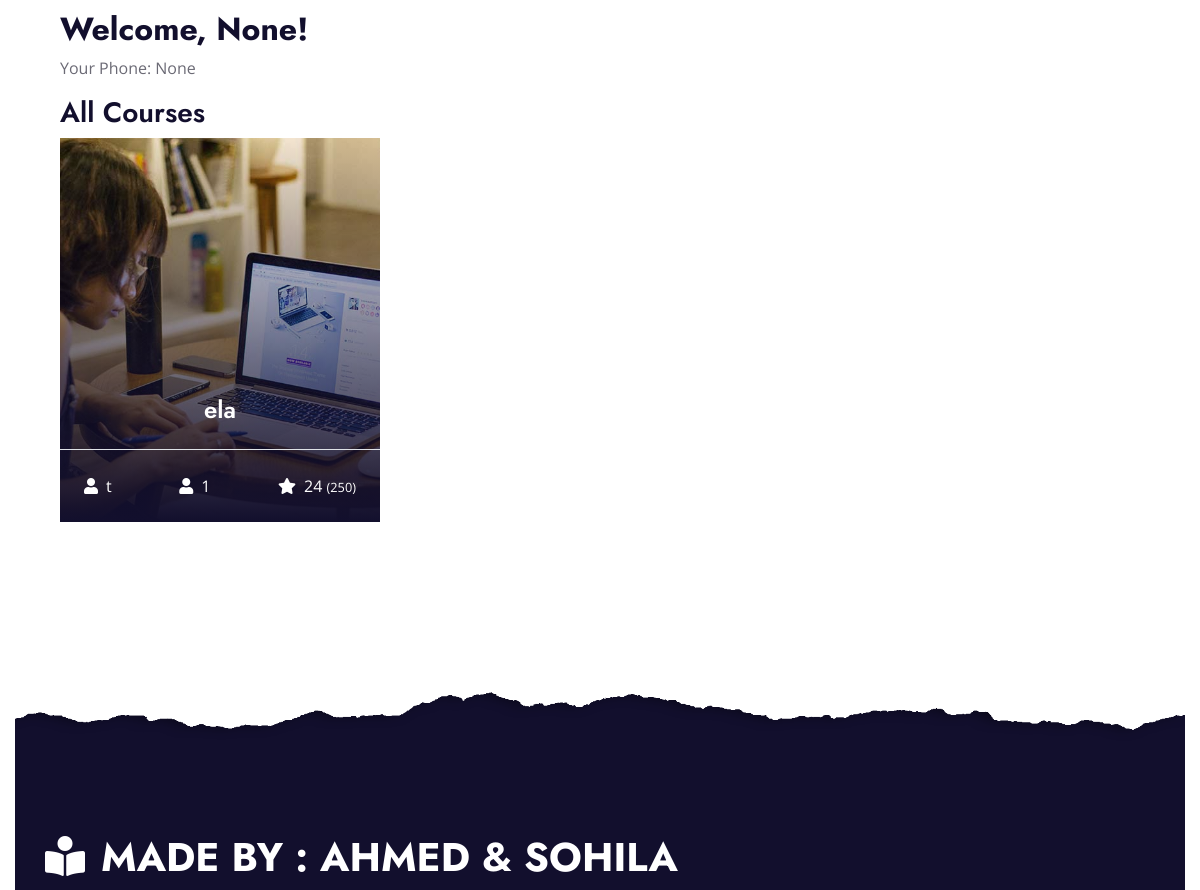
/course (middle part), run on an earlier commit of the app's database.
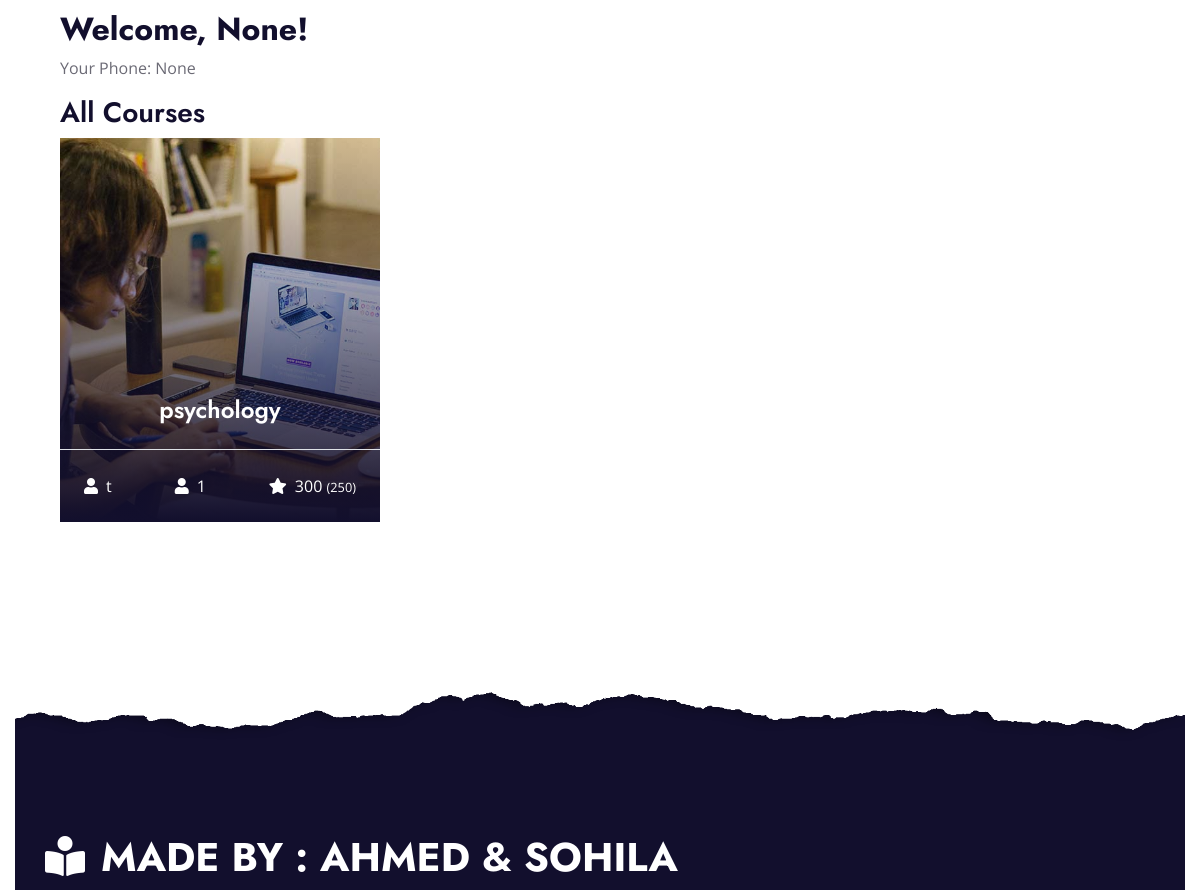
And on a later commit of the database.
### main.py (models this page shows)
    class Courses(db.Model):
        id = db.Column(db.Integer, primary_key=True)
        course_name = db.Column(db.String(1000))
        teacher_name = db.Column(db.String(100))
        teacher_phone = db.Column(db.String(100))
        course_price = db.Column(db.Integer)
        rate = db.Column(db.String(100))
        course_sample = db.Column(db.String(100))
        status = db.Column(db.String(100))

### main.py (the view)
@app.route("/course")
def course():
    user_id = session.get('user_id')
    user_name = session.get('user_name')
    user_phone = session.get('user_phone')
    all_courses=Courses.query.filter_by(status='approved')
    return render_template("course.html", user_id=user_id, user_name=user_name, user_phone=user_phone, all_courses=all_courses)

### templates/course.html (shortened to what this page needs)
<!DOCTYPE html>
<html lang="en">
<head>
    <link href="https://cdnjs.cloudflare.com/ajax/libs/font-awesome/5.10.0/css/all.min.css" rel="stylesheet">
    <link href="lib/owlcarousel/assets/owl.carousel.min.css" rel="stylesheet">
    <link href="../static/css/style.css" rel="stylesheet">
</head>
<body>
    <div class="container-fluid py-5">
        <div class="container py-5">
            <div class="row mx-0 justify-content-center">
                <div class="col-lg-8">
                </div>
            </div>
            <div class="row">
                <div class="col-lg-4 col-md-6 pb-4">
{% block content %}
   <div class="container">
       <h2>Welcome, {{ user_name }}!</h2>
       <p>Your Phone: {{ user_phone }}</p>
       <h3>All Courses</h3>
       <div class="courses-list">
           {% for course in all_courses %}
               <a class="courses-list-item position-relative d-block overflow-hidden mb-2" href="/detail/{{ course.id }}">
                   <img class="img-fluid" src="../static/img/courses-1.jpg" alt="">
                   <div class="courses-text">
                       <h4 class="text-center text-white px-3">{{ course.course_name }}</h4>
                       <div class="border-top w-100 mt-3">
                           <div class="d-flex justify-content-between p-4">
                               <span class="text-white"><i class="fa fa-user mr-2"></i>{{ course.teacher_name }}</span>
                               <span class="text-white"><i class="fa fa-user mr-2"></i>{{ course.id }}</span>
                               <span class="text-white"><i class="fa fa-star mr-2"></i>{{ course.course_price }}
                                   <small>(250)</small></span>
                           </div>
                       </div>
                   </div>
               </a>
           {% endfor %}
       </div>
   </div>
{% endblock %}
            </div>
        </div>
    </div>
    <div class="container-fluid position-relative overlay-top bg-dark text-white-50 py-5" style="margin-top: 90px;">
        <div class="container mt-5 pt-5">
            <div class="row">
                <div class="col-md-8 mb-5">
                    <a href="index.html" class="navbar-brand">
                        <h1 class="mt-n2 text-uppercase text-white"><i class="fa fa-book-reader mr-3"></i>MADE BY : AHMED & SOHILA </h1>
                    </a>
                </div>
            </div>
        </div>
    </div>
</body>
</html>

What changed in the data, as far as the page shows it:
changed Courses id 1: course_name "ela" → "psychology"; course_price "24" → "300"
